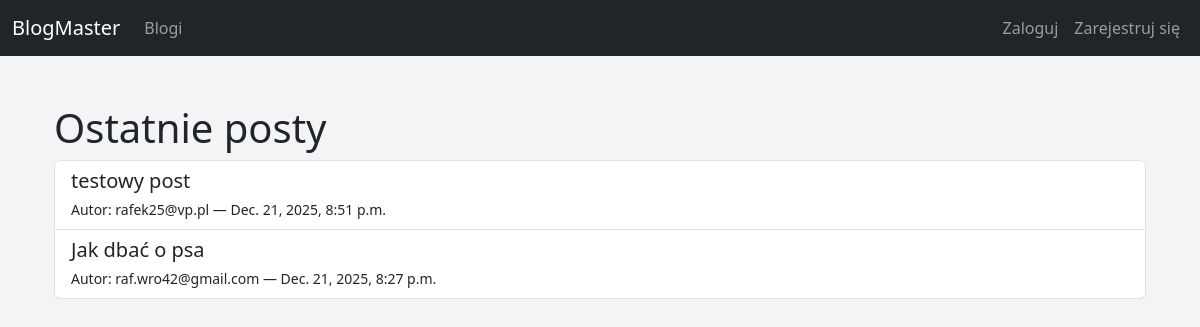
The app's page /posts/, older data.
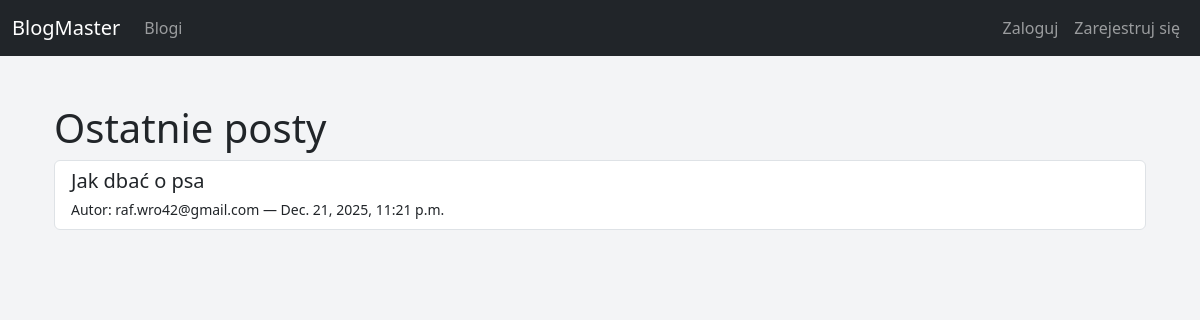
The same page, newer data.
### posts/models.py (models this page shows, shortened)
class Post(models.Model):
    blog = models.ForeignKey(Blog, on_delete=models.CASCADE, related_name='posts')
    author = models.ForeignKey(User, on_delete=models.SET_NULL, null=True)
    title = models.CharField(max_length=200)
    content = models.TextField()
    created_at = models.DateTimeField(auto_now_add=True)
    updated_at = models.DateTimeField(auto_now=True)
    likes = models.ManyToManyField(User, related_name="liked_posts", blank=True)

### accounts/models.py (models this page shows)
class CustomUser(AbstractBaseUser, PermissionsMixin):
    email = models.EmailField(unique=True)
    date_joined = models.DateTimeField(default=timezone.now)
    is_active = models.BooleanField(default=True)
    is_staff = models.BooleanField(default=False)
    USERNAME_FIELD = "email"
    REQUIRED_FIELDS = []  # nie wymagamy nic więcej przy tworzeniu superusera
    objects = CustomUserManager()
    def __str__(self):
        return self.email

### posts/views.py (the view)
# urls.py: path('', post_list, name='post_list'),
def post_list(request):
    posts = Post.objects.order_by('-created_at')
    return render(request, 'posts/post_list.html', {'posts': posts})

### posts/templates/posts/post_list.html (shortened to what this page needs)
{% extends 'base.html' %}
{% block content %}
<div class="container mt-5">
    <h1>Ostatnie posty</h1>
    <div class="list-group">
        {% for post in posts %}
            <a href="{% url 'post_detail' post.pk %}" class="list-group-item list-group-item-action">
                <h5 class="mb-1">{{ post.title }}</h5>
                <small>Autor: {{ post.author }} — {{ post.created_at }}</small>
            </a>
        {% empty %}
            <p>Brak postów.</p>
        {% endfor %}
    </div>
</div>
{% endblock %}

Row changes from the older to the newer data that the page shows:
removed Post: title "testowy post", author "rafek25@vp.pl", created_at "Dec. 21, 2025, 8:51 p.m."
changed Post "Jak dbać o psa": created_at "Dec. 21, 2025, 8:27 p.m." → "Dec. 21, 2025, 11:21 p.m."
